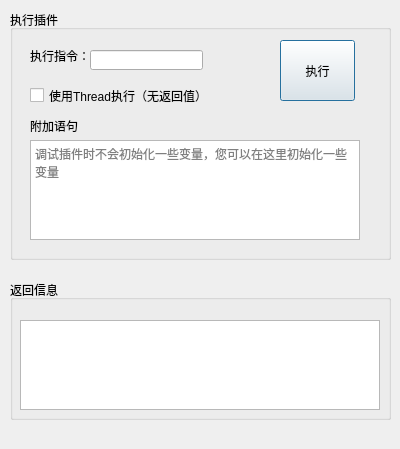
<?xml version="1.0" encoding="UTF-8"?>
<ui version="4.0">
 <class>debugDialog</class>
 <widget class="QDialog" name="debugDialog">
  <property name="geometry">
   <rect>
    <x>0</x>
    <y>0</y>
    <width>400</width>
    <height>449</height>
   </rect>
  </property>
  <property name="windowTitle">
   <string>Debug插件调试</string>
  </property>
  <widget class="QGroupBox" name="groupBox">
   <property name="geometry">
    <rect>
     <x>10</x>
     <y>10</y>
     <width>381</width>
     <height>250</height>
    </rect>
   </property>
   <property name="title">
    <string>执行插件</string>
   </property>
   <widget class="QLineEdit" name="exec">
    <property name="geometry">
     <rect>
      <x>80</x>
      <y>40</y>
      <width>113</width>
      <height>20</height>
     </rect>
    </property>
   </widget>
   <widget class="QLabel" name="label">
    <property name="geometry">
     <rect>
      <x>20</x>
      <y>40</y>
      <width>60</width>
      <height>12</height>
     </rect>
    </property>
    <property name="text">
     <string>执行指令：</string>
    </property>
   </widget>
   <widget class="QCheckBox" name="threadBox">
    <property name="geometry">
     <rect>
      <x>20</x>
      <y>70</y>
      <width>220</width>
      <height>31</height>
     </rect>
    </property>
    <property name="text">
     <string>使用Thread执行（无返回值）</string>
    </property>
   </widget>
   <widget class="QPushButton" name="execBtn">
    <property name="geometry">
     <rect>
      <x>270</x>
      <y>30</y>
      <width>75</width>
      <height>61</height>
     </rect>
    </property>
    <property name="text">
     <string>执行</string>
    </property>
   </widget>
   <widget class="QTextEdit" name="textEdit">
    <property name="geometry">
     <rect>
      <x>20</x>
      <y>130</y>
      <width>330</width>
      <height>100</height>
     </rect>
    </property>
    <property name="placeholderText">
     <string>调试插件时不会初始化一些变量，您可以在这里初始化一些变量</string>
    </property>
   </widget>
   <widget class="QLabel" name="label_2">
    <property name="geometry">
     <rect>
      <x>20</x>
      <y>110</y>
      <width>54</width>
      <height>12</height>
     </rect>
    </property>
    <property name="text">
     <string>附加语句</string>
    </property>
   </widget>
  </widget>
  <widget class="QGroupBox" name="groupBox_2">
   <property name="geometry">
    <rect>
     <x>10</x>
     <y>280</y>
     <width>381</width>
     <height>140</height>
    </rect>
   </property>
   <property name="title">
    <string>返回信息</string>
   </property>
   <widget class="QTextBrowser" name="textBrowser">
    <property name="geometry">
     <rect>
      <x>10</x>
      <y>40</y>
      <width>360</width>
      <height>90</height>
     </rect>
    </property>
   </widget>
  </widget>
 </widget>
 <resources/>
 <connections/>
</ui>
